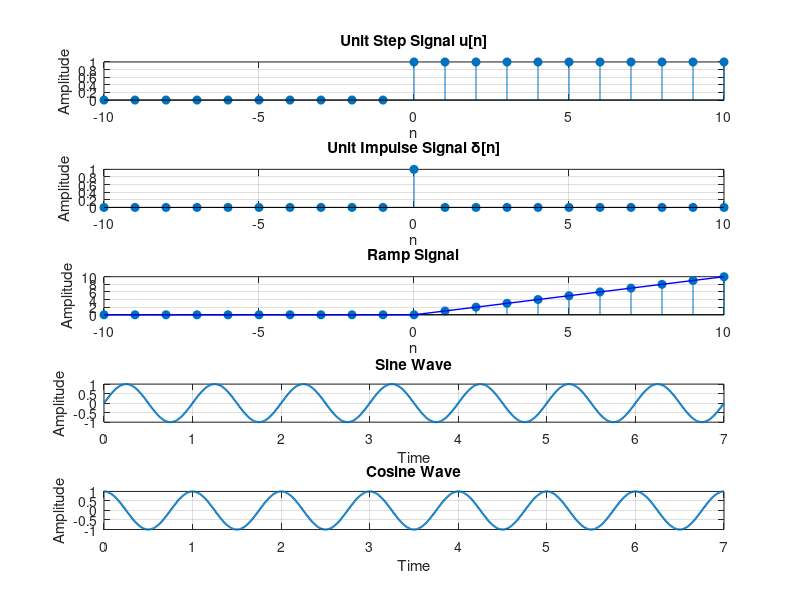

MATLAB code for this plot:
%{
Problem 1: Basic Signal Generation
Generate and plot the following signals:
• Unit step u[n] 
• Unit impulse δ[n] 
• Ramp signal
• Sine wave
• Cosine wave
Plot them in separate subplots and explain differences.
%}

clc;
clear;
close all;

% Discrete-time index
n = -10:10;

% Continuous-time vector for sine and cosine
t = 0:0.01:7;

% 1. Unit Step Signal
u = double(n >= 0);

% 2. Unit Impulse Signal
delta = double(n == 0);

% 3. Ramp Signal
r = n .* (n >= 0);

% 4. Sine Wave
sine = sin(2*pi*t);

% 5. Cosine Wave
cosine = cos(2*pi*t);

% Plotting
figure;

% Unit Step
subplot(5,1,1);
stem(n, u, 'filled');
grid on;
title('Unit Step Signal u[n]');
xlabel('n');
ylabel('Amplitude');

% Unit Impulse
subplot(5,1,2);
stem(n, delta, 'filled');
grid on;
title('Unit Impulse Signal \delta[n]');
xlabel('n');
ylabel('Amplitude');

% Ramp Signal
subplot(5,1,3);
stem(n, r, 'filled');
hold on;
plot(n, r, 'blue', 'LineWidth',1);
grid on;
title('Ramp Signal');
xlabel('n');
ylabel('Amplitude');
hold off;

% Sine Wave
subplot(5,1,4);
plot(t, sine, 'LineWidth', 1.5);
grid on;
title('Sine Wave');
xlabel('Time');
ylabel('Amplitude');

% Cosine Wave
subplot(5,1,5);
plot(t, cosine, 'LineWidth', 1.5);
grid on;
title('Cosine Wave');
xlabel('Time');
ylabel('Amplitude');
